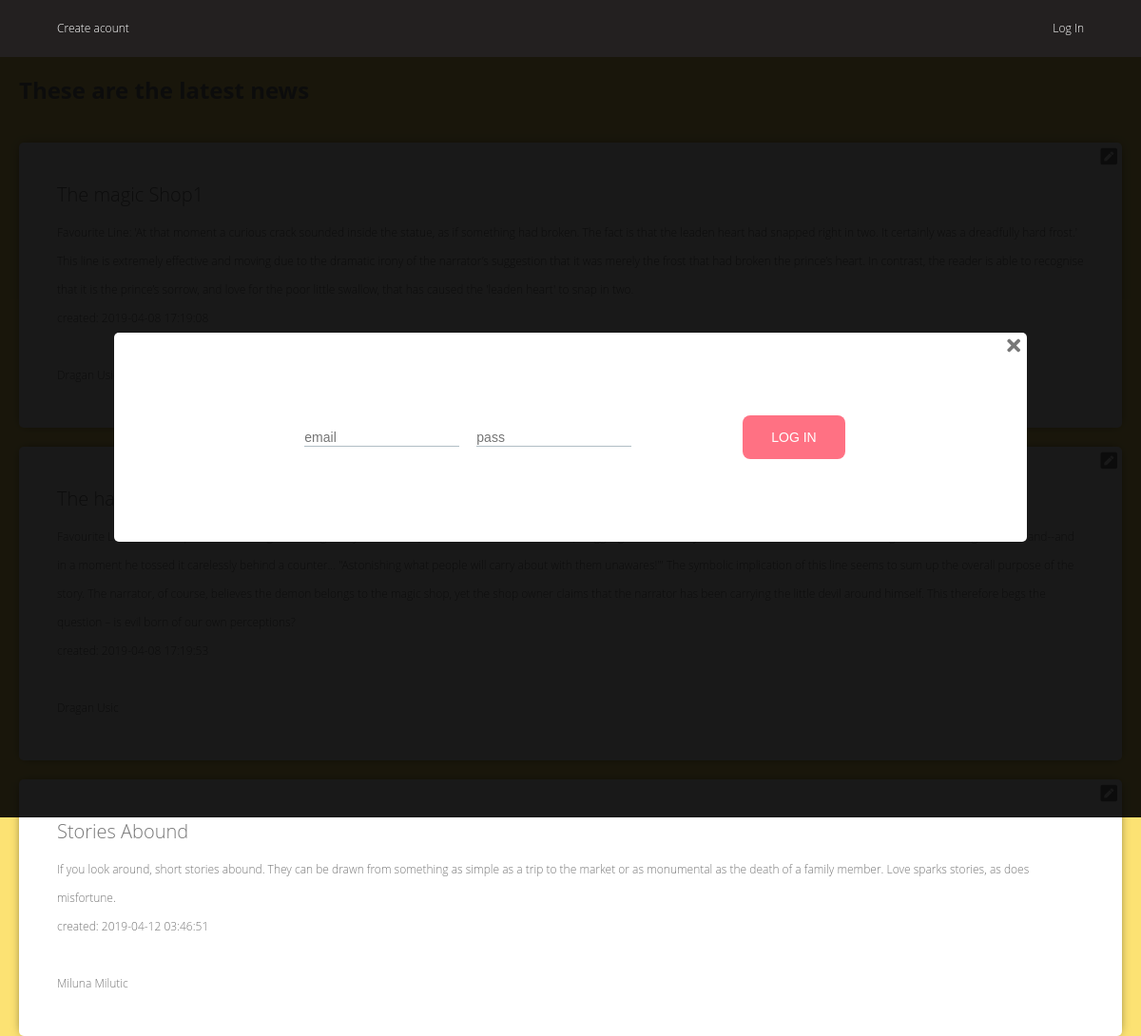
The page / on the database its author committed.
### tables this page shows
CREATE TABLE `news` (
                      `ID_news` int(10) UNSIGNED NOT NULL,
                      `title` varchar(245) DEFAULT NULL,
                      `date` timestamp NOT NULL DEFAULT CURRENT_TIMESTAMP,
                      `data` varchar(1045) DEFAULT NULL,
                      `users_ID` int(10) UNSIGNED NOT NULL
);

CREATE TABLE `users` (
                       `ID` int(10) UNSIGNED NOT NULL,
                       `first_name` varchar(145) DEFAULT NULL,
                       `last_name` varchar(145) DEFAULT NULL,
                       `tel` varchar(50) DEFAULT NULL,
                       `email` varchar(545) DEFAULT NULL,
                       `gender` enum('male','female') DEFAULT NULL,
                       `pass` varchar(150) DEFAULT NULL,
                       `age` varchar(150) DEFAULT NULL
);

### formValidations/logInValidate.php (called while the page is built, shortened)
<?php
$formError['email']['isValid'] = true;
$formError['pass']['isValid'] = true;

### functions.php (called while the page is built, shortened)
<?php
function findAllNews(mysqli $database)
{
  $statement = $database->prepare("SELECT * FROM news INNER JOIN users u ON users_ID=u.id ");
  $statement->execute();
  $news = $statement->get_result()->fetch_all(MYSQLI_ASSOC);
  return $news;
}
?>

### index.php (the view, shortened to what this page needs)
<?php
require 'dbConect.php';
require 'functions.php';
require 'formValidations/logInValidate.php';
try {
  $news = findAllNews($database);
} catch (Exception $exception) {
  $news = [];
}
?>
<!doctype html>
<lang="en">
<head>
  <link rel="stylesheet" href="https://use.fontawesome.com/releases/v5.7.2/css/all.css">
  <link rel="stylesheet" href="css/style.css">
</head>
<body>
  <header class="header">
    <div class="container">
      <nav>
        <ul>
          <li>
            <a href="register.php" target="_blank">Create acount</a>
          </li>
          <li >
            <a onclick="openLogIn()" class="nav-link active" href="#">Log In</a>
          </li>
        </ul>
      </nav>
    </div>
  </header>
      <div id="modal" ">
        <form class="" action="" method="post">
          <i onclick="closeLogIn()" class="fas fa-times"></i>
          <ul>
            <li class="<?=($formError['email']['isValid']) ? '' : 'errors';?>">
              <input type="email" placeholder="email" name="email" >
            </li>
            <li class="<?=($formError['pass']['isValid']) ? '' : 'errors';?>" >
              <input type="password" placeholder="pass" name="pass" >
            </li>
          </ul>
          <button class="btnSign">LOG IN</button>
        </form>
      </div>
  <h1>These are the latest news</h1>
  <section>
    <?php foreach ($news as $new) : ?>
      <div class="news">
        <div id="title"><?= $new['title']?></div>
        <div id="data"><?= $new['data'] ?></div>
        <div id="date">created: <?= $new['date'] ?></div>
        <div id="first_name"><br><?= $new['first_name'] .' ' .$new['last_name'] ?></div>
      </div>
    <?php endforeach; ?>
  </section>
</body>
</html>

### css/style.css (style rules this page uses)
html, body { height: 100%; width: 100%; }
* { margin:0; padding:0; box-sizing:border-box; font-smoothing:antialiased; text-rendering:optimizeLegibility; }
body { font-family:"Open Sans", Helvetica, Arial, sans-serif; font-weight:300; font-size: 12px; line-height:30px; color:#777; background: #fce273; }
div.container { width: 100%; padding-right: 15px; padding-left: 15px; margin-right: auto; margin-left: auto; }
header { padding: 15px; z-index: 200; background: #232020; position: relative; position: sticky; position: -webkit-sticky; top: 0; }
header a { margin: 0 30px; }
header div nav ul li a { text-decoration: none; color: #fff; }
header div nav ul { list-style-type: none; display: flex; justify-content: space-between; }
form ul { list-style-type: none; }
h1 { padding: 20px; }
div.news { margin: 20px; background: #fff; border-radius: 5px; -webkit-box-shadow: 0px 0px 12px -4px rgba(0,0,0,0.75); -moz-box-shadow: 0px 0px 12px -4px rgba(0,0,0,0.75); box-shadow: 0px 0px 12px -4px rgba(0,0,0,0.75); padding: 40px; position: relative; }
div#title { font-size: 20px; margin-bottom: 10px; }
#modal { display: none; height:100vh; width: 100vw; position: fixed; z-index: 1000; display: flex; justify-content: center; align-items: center; background: #000000e6; padding: 0; }
#modal form { height: auto; padding: 80px 10px; width: 80%; background: #fff; border-radius: 5px; position: relative; display: flex; justify-content: center; flex-wrap: wrap; align-items: center; }
#modal form ul { height: 100%; width: 50%; display: flex; justify-content: flex-start; align-items: center; flex-wrap: wrap; }
#modal form i { position: absolute; top: 4px; right: 7px; font-size: 20px; cursor: pointer; }
#modal form ul li { display: flex; justify-content: center; align-items: center; font-size: 18px; flex-wrap: wrap; margin: 20px 0; }
#modal form ul li input { height: 20px; position: relative; float: left; width: 90%; border: none; border-bottom: 1px solid #B0BEC5; background-color: transparent; font-size: 14px; outline: none; transition: all 0.5s; }
.btnSign { background: rgba(255,64,88,0.74); border-radius: 8px; padding: 15px 30px; border: none; color: #fff; font-size: 14px; cursor: pointer; text-decoration: none; }

### rows shown on the page
news: title "Stories Abound", data "If you look around, short stories abound. They can be drawn from something as simple as a trip to the market or as monumental as the death of a family member. Love sparks stories, as does misfortune.", date "2019-04-12 03:46:51", users_ID.first_name "Miluna", users_ID.last_name "Milutic"
